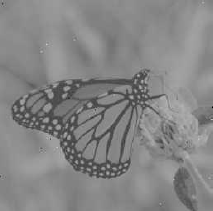
#> input picture HW2/files/Q1/image2.png, 213 x 211 px, found by its file name
$ jupyter execute Q1_99521361.ipynb
#> lines starting #> are read from the running program, lines starting #| are printed output that depends on the picture
[cell 1]
import numpy as np
import cv2
from matplotlib import pyplot as plt

# Question 1:

# part 2:

[cell 2]
#define image1 here
image1 = [
  [141, 0 , 138, 143, 143, 143, 144],
  [141, 140, 140, 142, 142, 143, 143],
  [140, 145, 145, 144, 142, 142, 145],
  [141, 141, 141, 143, 142, 141, 143],
  [139, 140, 141, 141, 142, 143, 144]
]

[cell 3]
#code here
#first define a function for calculating histogram
#you are free to use libraries
def calc_hist(image):
    '''
    you are free to use libraries
    calculate image histogram
    input(s):
      image (ndarray): input image
    output(s):
      hist (ndarray): computed input image histogram
    '''
    hist = np.zeros(256, dtype=int)
    for row in image:
        for pixel in row:
            hist[pixel] += 1
    return hist

[cell 4]
#dont change this cell
plt.imshow(image1,cmap='gray',vmin=0,vmax=255)
plt.figure()
plt.plot(calc_hist(image1))
plt.title('histogram')
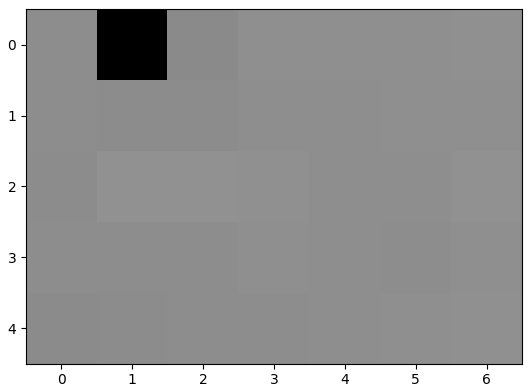
#> figure drawn by matplotlib, 1 panel
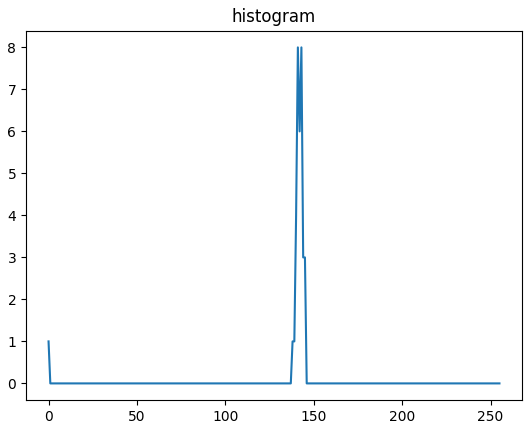
#> figure drawn by matplotlib, 1 panel; curve peaks at x = 141, y = 8

[cell 5]
#code here
#define a function (stretch) for stretching(input:image , output: stretched image)

def stretch_hist(image):
  '''
  don't use libraries
  input(s):
    image (ndarray): input image
  output(s):
    output_image (ndarray): enhanced image with histogram stretching
  '''
  output_image = image.copy()
  # Start
  minimum = min(map(min, output_image))
  maximum = max(map(max, output_image))

  output_image = [[(pixel - minimum) * 255 // (maximum - minimum) for pixel in row] for row in output_image]
  # End
  return output_image

[cell 6]
#dont change this cell
plt.imshow(stretch_hist(image1),cmap='gray',vmin=0,vmax=255)
plt.figure()
plt.plot(calc_hist(stretch_hist(image1)))
plt.title('stretched histogram')
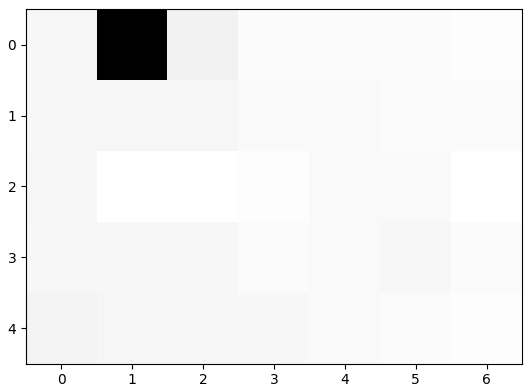
#> figure drawn by matplotlib, 1 panel
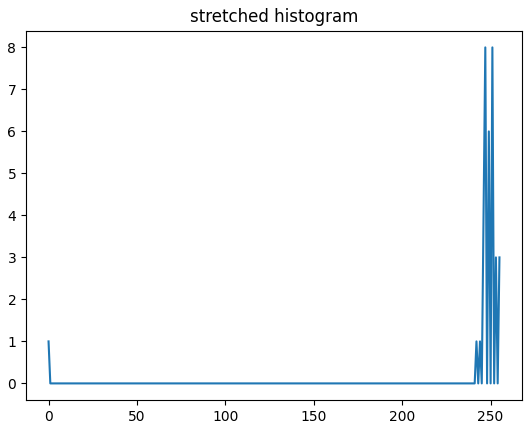
#> figure drawn by matplotlib, 1 panel; curve peaks at x = 247, y = 8

[cell 7]
#code here
#define a function (Clip) for Clipping(input:image , output: Clipped image)

def clip_hist(image, min_value, max_value):
  '''
  don't use libraries
  input(s):
    image (ndarray): input image
    min_value : min value of the histogram which you wanna clip.
    max_value : max value of the histogram which you wanna clip.
  output(s):
    output_image (ndarray): enhanced image with histogram clipping
  '''
#> called with min_value = 138, max_value = 145
  output_image = image.copy()
  # Start
  for i in range(len(image)):
    for j in range(len(image[i])):
      if image[i][j] < min_value:
        output_image[i][j] = 0
      elif image[i][j] > max_value:
        output_image[i][j] = 255
      else:
        output_image[i][j] = (image[i][j] - min_value) * 255 // (max_value - min_value)
  # End
  return output_image

[cell 8]
#dont change this cell
min_value = 138# your min value here
max_value = 145# your max value here
plt.imshow(image1,cmap='gray',vmin=0,vmax=255)
plt.figure()
plt.plot(calc_hist(clip_hist(image1,min_value, max_value)))
plt.title('clipped histogram')
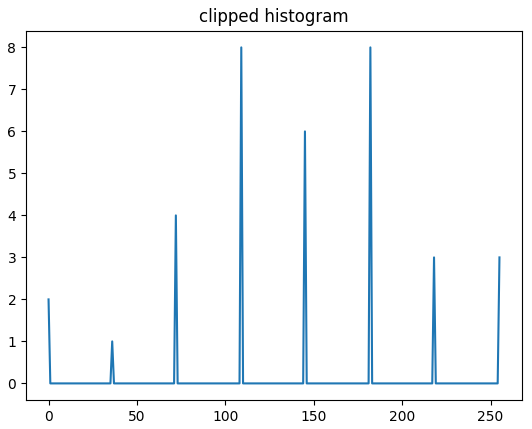
#> figure drawn by matplotlib, 1 panel; curve peaks at x = 109, y = 8

# part3

[cell 9]
# first read the image and show it.(image2)
image2 = cv2.imread('image2.png', cv2.IMREAD_GRAYSCALE)
#> image2 is the input picture: shape (211, 213); min 0, max 201, mean 133.1

[cell 10]
#use stretch_hist function to improve quality of the image and show it
from google.colab.patches import cv2_imshow
cv2_imshow(image2)

stretched_image2 = np.array(stretch_hist(image2))
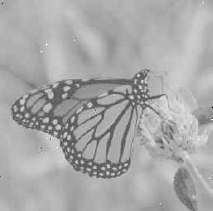
#> stretched_image2: shape (211, 213) int64; min 0, max 255, mean 168.4
cv2_imshow(stretched_image2)
cv2.waitKey(0)
cv2.destroyAllWindows()

plt.figure()
plt.plot(calc_hist(stretch_hist(image2)))
plt.title('stretched histogram')
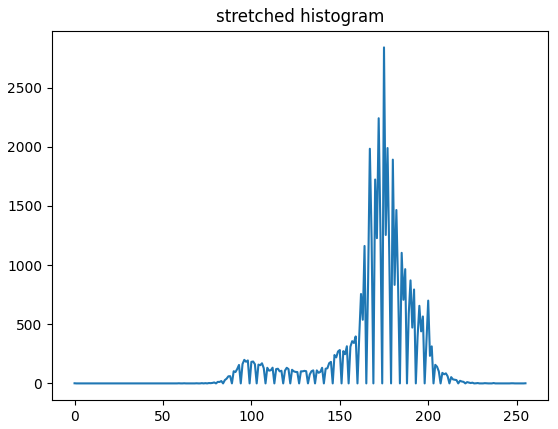
#> figure drawn by matplotlib, 1 panel; curve peaks at x = 175, y = 2841

[cell 11]
#use clip_hist function to improve quality of the image and show it
min_value = 30# your min value here
max_value = 180# your max value here

cv2_imshow(image2)

clipped_image2 = clip_hist(image2, min_value, max_value)
cv2_imshow(clipped_image2)
cv2.waitKey(0)
cv2.destroyAllWindows()

plt.figure()
plt.plot(calc_hist(clip_hist(image2,min_value, max_value)))
plt.title('clipped histogram')
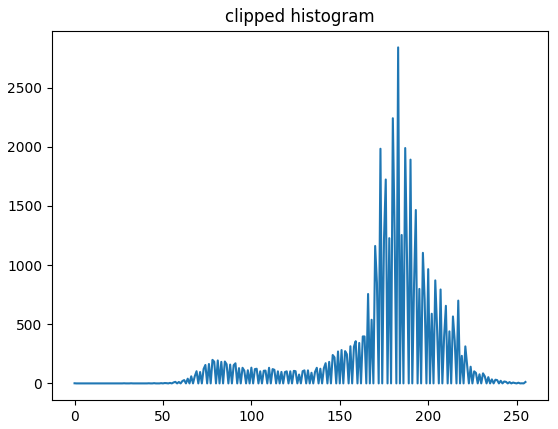
#> figure drawn by matplotlib, 1 panel; curve peaks at x = 183, y = 2841
